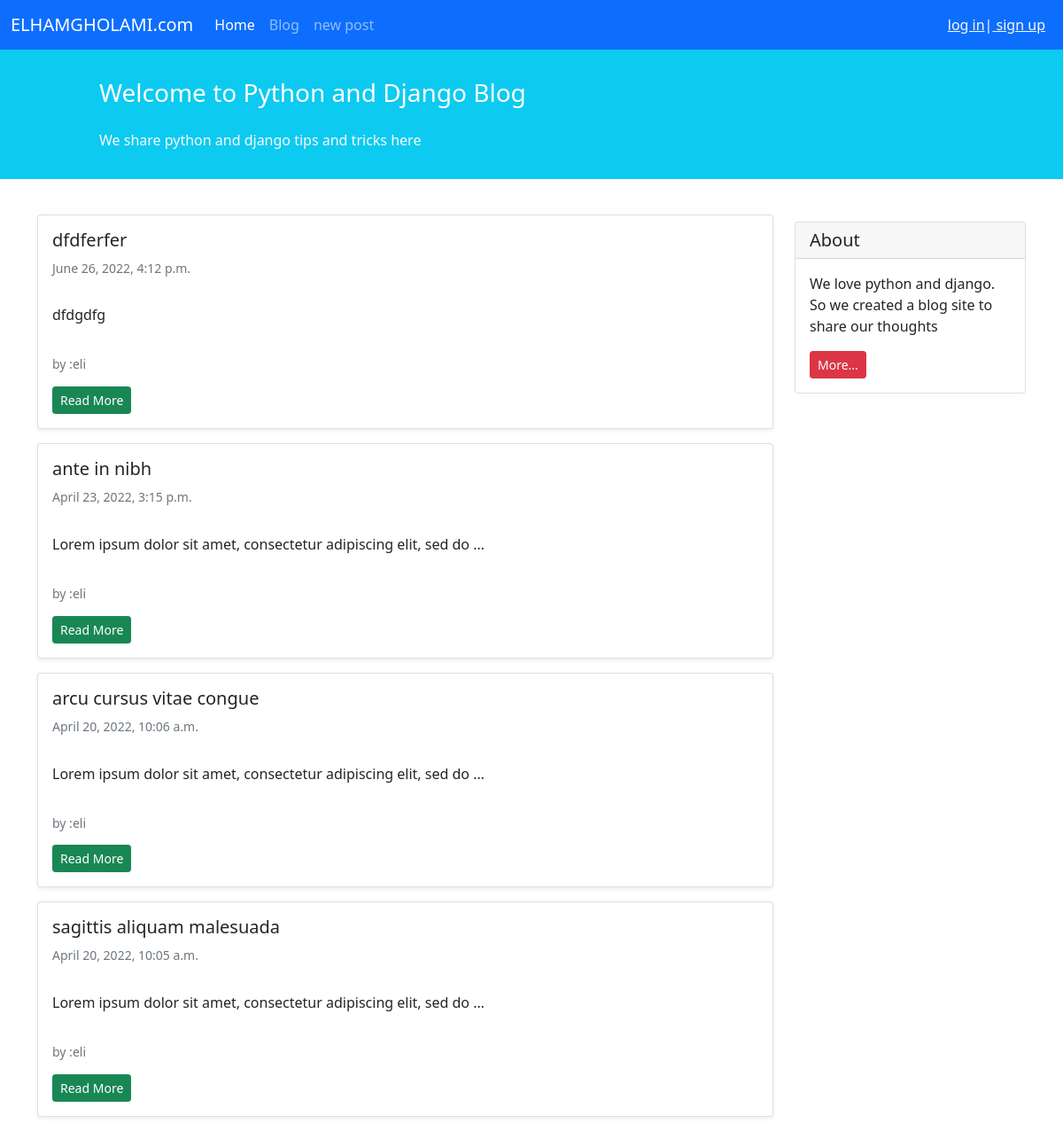
The page /blog/ on the database as committed earlier.
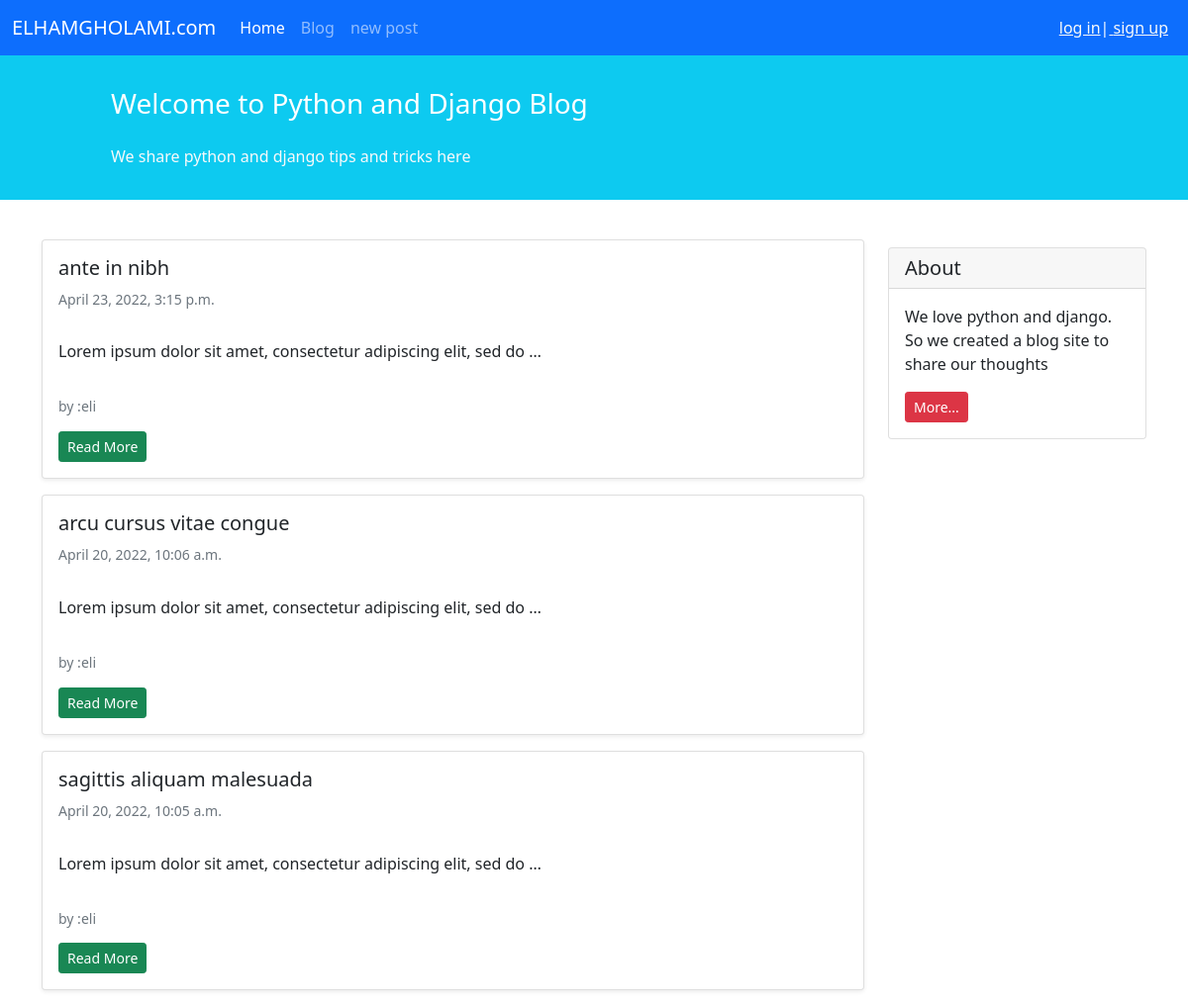
The same page on the database as committed later.
### blog/models.py (models this page shows, shortened)
class Post(models.Model):
    STASUSE_CHOICES = (
        ('pub', 'public'),
        ('drf', 'draft'),
    )
    title = models.CharField(max_length=100)
    text = models.TextField()
    datetime_created = models.DateTimeField(auto_now_add=True)
    datetime_modified = models.DateTimeField(auto_now=True)
    status = models.CharField(choices=STASUSE_CHOICES, max_length=3)
    author = models.ForeignKey('auth.user', on_delete=models.CASCADE)

### blog/views.py (the view)
# urls.py: path('', views.PostListView.as_view(), name='post_list'),
class PostListView(generic.ListView):
    template_name = 'blog/post_list.html'
    context_object_name = 'posts_list'
    def get_queryset(self):
        return Post.objects.filter(status='pub').order_by('-datetime_modified')

### blog/templates/blog/post_list.html (shortened to what this page needs)
{% extends '_base.html' %}
{% block content %}
    <div class="container mt-4">
        <div class="row">
            <div class="col-9">
                {% for post in posts_list %}
                    <div class="card shadow-sm my-3">
                        <div class="card-body">
                            <h5 class="card-title">{{ post.title }}</h5>
                            <h6 class="card-subtitle mb-2 text-muted small py-2">{{ post.datetime_modified }}</h6>
                            <p class="card-text py-3">
                                {{ post.text|truncatewords:10 }}
                            </p>
                            <h6 class="card-subtitle mb-2 text-muted small py-2"> by :{{ post.author }}</h6>
                            <a href="{% url 'post_detail' post.id %}" class="btn btn-sm btn-success">Read More</a>
                        </div>
                    </div>
                {% endfor %}
            </div>
            <div class="col-3">
                <div class="card my-4">
                    <h5 class="card-header">About</h5>
                    <div class="card-body">
                        <p class="card-text">We love python and django. So we created a blog site to share our
                            thoughts</p>
                        <a href="#"
                           class="btn btn-sm btn-danger">
                            More...
                        </a>
                    </div>
                </div>
            </div>
        </div>
    </div>
{% endblock content %}

### templates/_base.html (shortened to what this page needs)
<!doctype html>
<html lang="en">
<head>
    <link href="https://cdn.jsdelivr.net/npm/bootstrap@5.1.3/dist/css/bootstrap.min.css" rel="stylesheet"
>
</head>
<body>
<nav class="navbar navbar-expand-lg navbar-dark bg-primary">
    <div class="container-fluid">
        <a class="navbar-brand" href="#">ELHAMGHOLAMI.com</a>
        <div class="collapse navbar-collapse" id="navbarNavAltMarkup">
            <div class="navbar-nav">
                <a class="nav-link active" aria-current="page" href="{% url 'home' %}">Home</a>
                <a class="nav-link" href="{% url 'post_list' %}">Blog</a>
                <a class="nav-link" href="{% url 'post_create' %}">new post</a>
            </div>
        </div>
        <div class="mx-2 text-white">
            {% if user.is_authenticated %}
                welcome {{ user.username }}| <a class="text-light" href="{% url 'logout' %}"> log out </a>
            {% else %}
                <a class="text-light" href="{%url 'login' %}"> log in</a>|<a class="text-light" href="{%url 'signup' %}"> sign up</a>
            {% endif %}
        </div>
    </div>
</nav>
<div class="container-fluid bg-info">
    <div class="row py-3">
        <div class="col-md-8 col-md-10 mx-auto">
            <h3 class="my-4 mt-3 text-white">Welcome to Python and Django Blog</h3>
            <p class="text-light">We share python and django tips and tricks here</p>
        </div>
    </div>
</div>
{% block content %}
{% endblock content %}
</body>
</html>

Rows that differ between the two databases and show on the page:
removed Post: title "dfdferfer", datetime_modified "June 26, 2022, 4:12 p.m.", text "dfdgdfg", author "eli"
